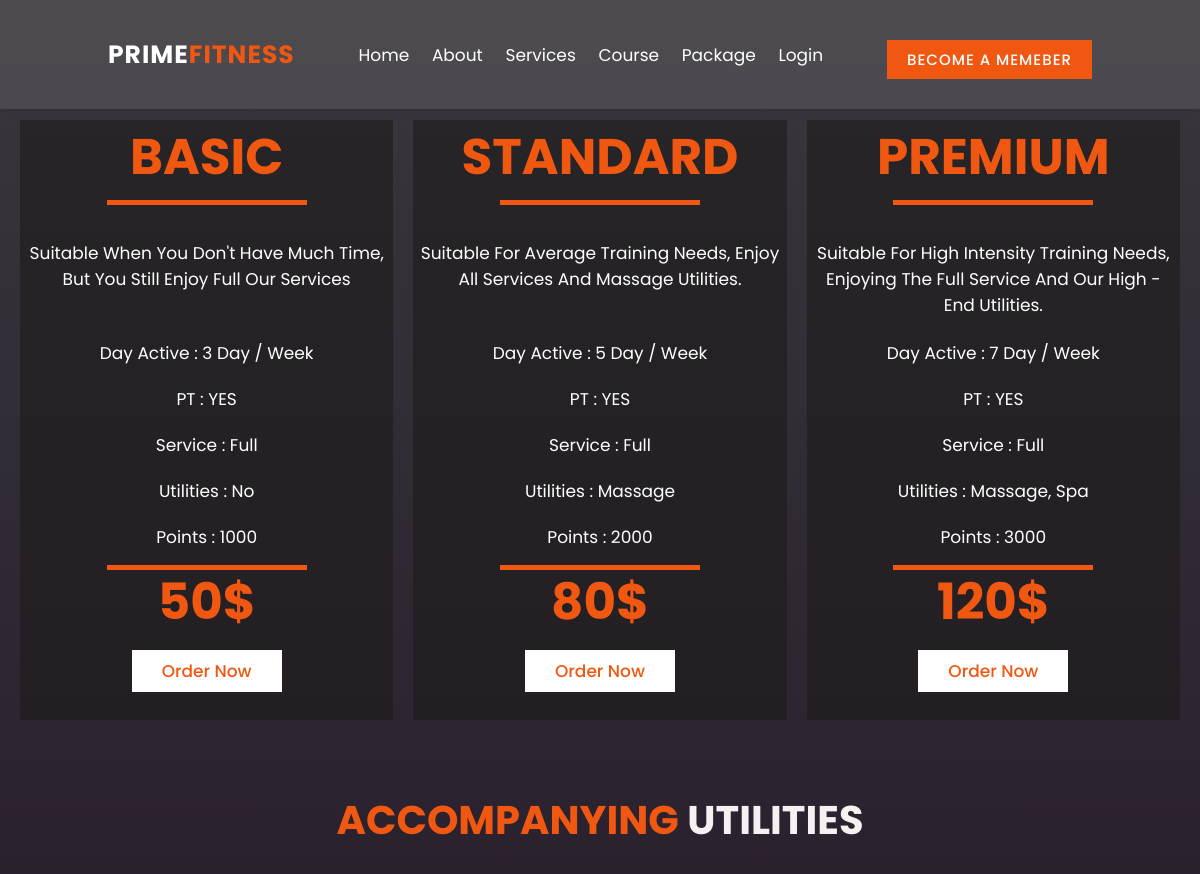
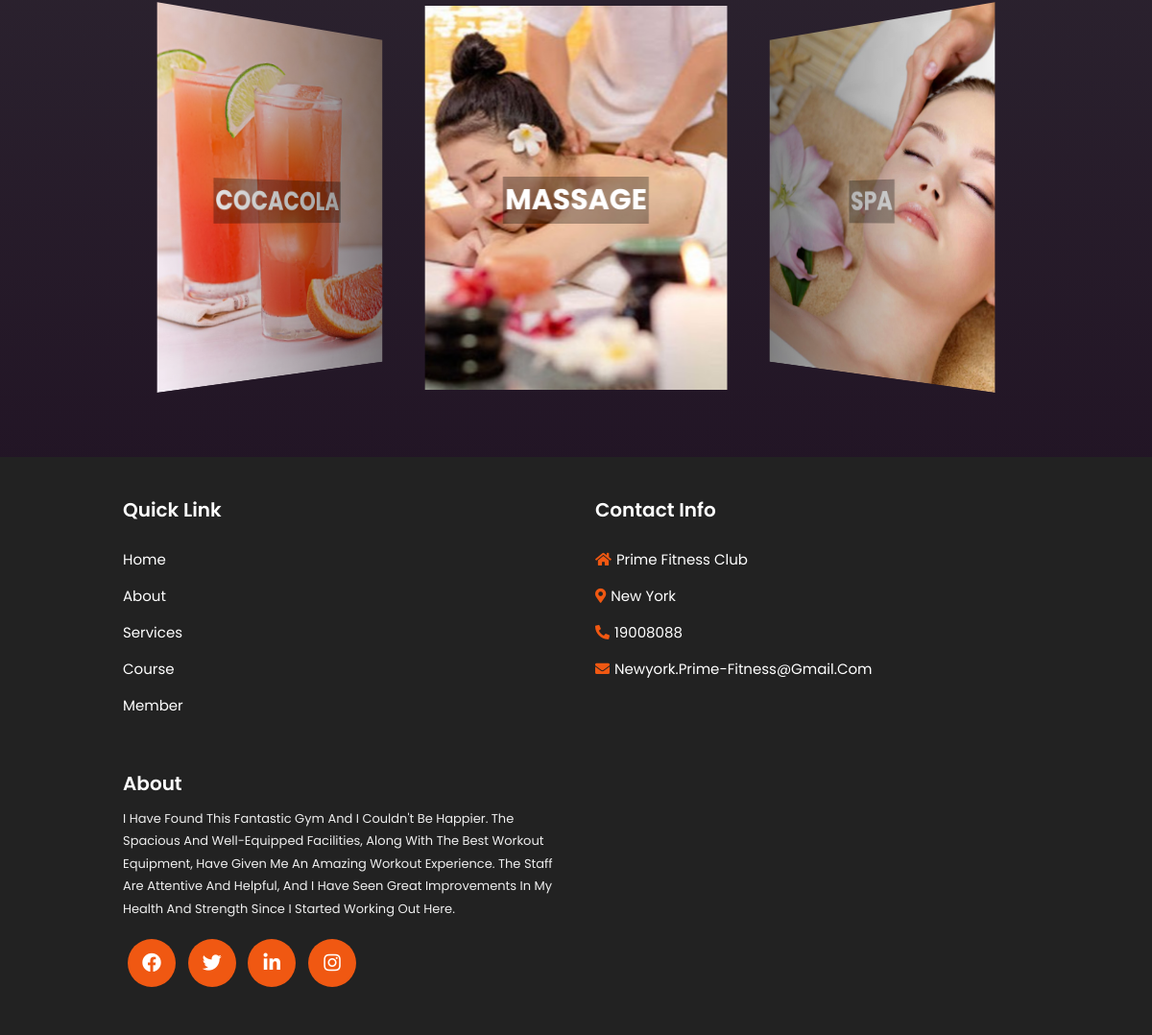
/package.php, run on the app's committed database (2 pictures, top to bottom).
### tables this page shows
CREATE TABLE `package` (
  `package_id` int(11) NOT NULL,
  `name` varchar(50) NOT NULL,
  `mentor` varchar(10) NOT NULL DEFAULT 'YES',
  `points` int(11) NOT NULL,
  `price` int(11) NOT NULL,
  `expiry` int(11) NOT NULL,
  `day_active` int(11) NOT NULL,
  `utilities` varchar(100) NOT NULL,
  `description` varchar(500) NOT NULL,
  `flag` int(11) DEFAULT 1,
  `create_at` datetime DEFAULT NULL,
  `update_at` datetime DEFAULT NULL
);

CREATE TABLE `galery` (
  `galery_id` int(11) NOT NULL,
  `galery_type_id` int(11) NOT NULL,
  `galery_type_name` varchar(50) NOT NULL,
  `item_id` int(11) NOT NULL,
  `item_name` varchar(100) NOT NULL,
  `note` varchar(500) NOT NULL,
  `dir` varchar(200) NOT NULL,
  `img_name` varchar(100) NOT NULL,
  `flag` int(11) DEFAULT 1,
  `create_at` datetime DEFAULT NULL,
  `update_at` datetime DEFAULT NULL
);

CREATE TABLE `utilities` (
  `utilities_id` int(11) NOT NULL,
  `name` varchar(50) NOT NULL,
  `points` int(11) NOT NULL,
  `flag` int(11) DEFAULT 1,
  `create_at` datetime DEFAULT NULL,
  `update_at` datetime DEFAULT NULL
);

CREATE TABLE `branch` (
  `branch_id` int(11) NOT NULL,
  `name` varchar(50) DEFAULT NULL,
  `address` varchar(100) DEFAULT NULL,
  `hotline` varchar(15) DEFAULT NULL,
  `email` varchar(50) NOT NULL,
  `flag` int(11) NOT NULL DEFAULT 1,
  `create_at` datetime DEFAULT NULL,
  `update_at` datetime DEFAULT NULL
);

### package.php (the view, shortened to what this page needs)
<?php
    $user = "";
    $ssid = "";
    $cid = 1;
    $cloggedin = 2;
    if($ssid == TRUE || $cloggedin == $cid) {
        if(isset($_COOKIE["user_name"])) {
            $user = $_COOKIE["user_name"];
        }
    } else {
        $user = "";
    }
?>
<!DOCTYPE html>
<html lang="en">
<head>
    <link rel="stylesheet" href="https://kit.fontawesome.com/83128b721a.css">
    <link rel="stylesheet" href="https://use.fontawesome.com/releases/v5.15.4/css/all.css"/>
    <link rel="stylesheet" href="https://cdn.jsdelivr.net/npm/swiper@8/swiper-bundle.min.css"/>
    <link rel="stylesheet" href="./assets/css/package.css">
</head>
<body >
<header class="header">
        <a href="./index.php" class="logo">Prime<span>Fitness</span></a>
        <nav class="navbar">
            <a href="./index.php">Home</a>
            <a href="./about.php">About</a>
            <a href="./service.php">Services</a>
            <a href="./course.php">Course</a>
            <a href="./package.php">Package</a>
            <?php
                if($user == "") {
                    echo '<a href="./register.php">Login</a>';
                } else {
                    echo '<a href="./logout.php">Logout</a>';
                }
            ?>
        </nav>
        <div class="icons">
            <?php
                if($user == "") {
                    echo '<a href="./register.php" class="btn">Become a memeber</a>';
                } else {
                    echo '<a href="./member.php" class="btn">'.$user.'</a>';
                }
            ?>
        </div>
    </header>
    <section class="home">
        <div class="home-slide">
            <div class="wapper">
                <div class="box">
                    <?php
                        $c = new config;
                        $conn = $c->connect();
                        $sql = "SELECT * FROM package WHERE NOT name = 'NO'";
                        $stmt = $conn->prepare($sql);
                        $stmt->execute();
                        $results = $stmt->fetchAll();
                        $num = 1;
                        foreach($results as $row) {
                            if($user == "") {
                                $order_link = '<a class="btn" href="./register.php"  >Order Now</a>' ;
                            } else {
                                $order_link = '<a href="" class="btn link-order" id="link-order-'.$num.'" >Order Now</a> ';
                                $link = './package.php?order=done&email='.$user.'&package_id='.$row["package_id"].'&name='.$row["name"].'&points='.$row["points"].'';
                            }
                            echo '  <div class="content">
                                        <h1>'.$row["name"].'</h1>
                                        <div><span></span></div>
                                        <p class="des">'.$row["description"].'</p>
                                        <p>Day active : '.$row["day_active"].' day / Week</p>
                                        <p>PT : '.$row["mentor"].'</p>
                                        <p>Service : Full</p>
                                        <p>Utilities : '.$row["utilities"].'</p>
                                        <p>Points : '.$row["points"].'</p>
                                        <div class="button">
                                            <h1>'.$row["price"].'$</h1>
                                            '.$order_link.'
                                        </div>
                                    </div>';
                            $num++;
                        }
                    ?>
                </div>
            </div>
        </div>
    </section>
    <section class="feature">
        <h1 class="heading"><span>accompanying </span>utilities</h1>
        <div class="swiper feature-slider">
            <div class="swiper-wrapper wapper">
                <?php
                    $sql = "select G.dir gdir,G.img_name gimgname,S.name sname FROM galery G INNER JOIN utilities S ON G.item_id = S.utilities_id WHERE G.galery_type_name = 'utilities' AND S.flag = '1';";
                    $stmt = $conn->prepare($sql);
                    $stmt->execute();
                    $results = $stmt->fetchAll();
                    foreach($results as $row) {
                        echo '<div class="swiper-slide box">
                                    <div class="image">
                                        <img src='.$row["gdir"].$row["gimgname"].' alt="">
                                    </div>
                                    <div class="content">
                                        <h3>'.$row["sname"].'</h3>
                                    </div>
                                </div>';
                    }
                ?>
            </div>
        </div>
    </section>
    <section class="footer">
        <div class="box-container">
        <div class="box">
                <h1>quick Link</h1>
                <div class="icon">
                    <a href="./index.php">Home</a>
                    <a href="./about.php">About</a>
                    <a href="./service.php">Services</a>
                    <a href="./course.php">Course</a>
                    <a href="./package.php">Member</a>
                </div>
            </div>
            <?php
                $c = new config;
                $conn = $c->connect();
                $sql = "SELECT name,address,hotline,email FROM branch WHERE address = 'New York'";
                $stmt = $conn->prepare($sql);
                $stmt->execute();
                $results = $stmt->fetchAll();
            ?>
            <div class="box">
                <h1>contact info</h1>
                <div class="icon">
                    <a href="#"><i class="fas fa-home"></i><?php  echo $results[0]["name"]  ?> </a>
                    <a href="#"><i class="fas fa-map-marker-alt"></i><?php  echo $results[0]["address"]  ?> </a>
                    <a href=""><i class="fas fa-phone-alt"></i><?php  echo $results[0]["hotline"]  ?></a>
                    <a href=""><i class="fas fa-envelope"></i><?php  echo $results[0]["email"]  ?></a>
                </div>
            </div>
            <div class="box">
                <h1>about</h1>
                <div class="text">
                    <p>I have found this fantastic gym and I couldn't be happier. The spacious and well-equipped facilities, along with the best workout equipment, have given me an amazing workout experience. The staff are attentive and helpful, and I have seen great improvements in my health and strength since I started working out here.</p>
                </div>
                <div class="icons">
                    <a href=""><i class="fab fa-facebook"></i></a>
                    <a href=""><i class="fab fa-twitter"></i></a>
                    <a href=""><i class="fab fa-linkedin-in"></i></a>
                    <a href=""><i class="fab fa-instagram"></i></a>
                </div>
            </div>
        </div>
    </section>
</body>
</html>

### assets/css/package.css (style rules this page uses)
:root { --main-color: #f05812; --back: #000; --white: #f5f1f1; --light-color: #868e96; }
* { font-family: 'Poppins', sans-serif; margin: 0; padding: 0; box-sizing: border-box; text-decoration: none; outline: none; text-transform: capitalize; transition: all .2s linear; }
html { font-size: 62.5%; scroll-behavior: smooth; overflow-x: hidden; scroll-padding-top: 7rem; }
body { font-family: 'Segoe UI', Tahoma, Geneva, Verdana, sans-serif; background-repeat: no-repeat; background: linear-gradient(180deg,#39373d,#18061b); }
section { padding: 2rem 9%; }
.heading { font-size: 4rem; text-align: center; padding-top: 1rem; padding-bottom: 2rem; color: var(--white); text-transform: uppercase; }
.heading span { text-transform: uppercase; color: var(--main-color); }
.btn { margin-top: 1rem; display: inline-block; padding: 0.8rem 3rem; background: #fff; font-weight: 500; cursor: pointer; color: var(--main-color); font-size: 1.7rem; }
.header { position: fixed; top: 0; left: 0; right: 0; padding: 3rem 9%; display: flex; align-items: center; justify-content: space-between; background-color: rgba(255,255,255,.1); box-shadow: 0rem .1rem .5rem rgba(0,0,0,.1); z-index: 100; }
.header .logo { font-size: 2.5rem; color: #fff; font-weight: bold; text-transform: uppercase; letter-spacing: .1rem; }
.header .logo span { color: var(--main-color); text-transform: uppercase; }
.header .navbar a { font-size: 1.7rem; color: #fff; margin: 0 1rem; }
.header .icons a { font-size: 1.5rem; letter-spacing: .1rem; color: #fff; background-color: var(--main-color); font-weight: 500; text-transform: uppercase; padding: 0.8rem 2rem; border: none; }
.home { padding: 10rem 0 2rem 0; }
.home .home-slide .box { min-height: 60rem; display: flex; gap: 20px; align-items: center; justify-content: center; padding: 2rem; background-size: cover !important; background-position: 50% 30% !important; }
.home .home-slide .content { display: flex; height: 100%; background-color: #1d1b1b94; flex-direction: column; text-align: center; width: 40rem;; max-width: 70rem; min-width: 30rem; min-height: 60rem; align-items: center; }
.home .home-slide .content h1 { font-size: 5rem; color: var(--main-color); text-transform: uppercase; transition-delay: .2s; }
.home .home-slide .content div { height: .5rem; width: 20rem; margin: .5rem 0 2.5rem 0; background-color: var(--main-color); }
.home .home-slide .content p { font-size: 1.7rem; color: #fff; padding: 1rem 0.5rem; transition-delay: .4s; }
.home .home-slide .content .des { height: 10rem;; }
.feature { background-size: cover !important; background-position: 50% 30% !important; }
.feature .heading { max-width: 1400px; margin: 0 auto; }
.feature .feature-slider { max-width: 1400px; padding-bottom: 4rem; }
.feature .feature-slider .box { position: relative; text-align: center; overflow: hidden; margin: 1rem 0; }
.feature .feature-slider .box .image { height: 40rem; width: 100%; overflow: hidden; }
.feature .feature-slider .box .image img { height: 100%; width: 100%; object-fit: cover; }
.feature .feature-slider .box .content { padding: 1rem 0; position: absolute; top: 50%; left: 50%; transform: translate(-50%, -50%); align-items: center; }
.feature .feature-slider .box .content h3 { font-size: 3rem; font-weight: bold; color: #fff; text-transform: uppercase; background: rgba(0,0,0,.3); padding: 0.2rem; margin-top: 0.5rem; }
.footer { background: #222; }
.footer .box-container { display: grid; grid-template-columns: repeat(auto-fit, minmax(35rem, 1fr)); }
.footer .box-container .box { padding: 2rem; }
.footer .box-container .box h1 { font-size: 2rem; color: #fff; font-weight: 600; padding-bottom: 1rem; }
.footer .box-container .box .text { color: #eee; font-size: 1.3rem; font-weight: normal; line-height: 1.8; padding-bottom: 1rem; }
.footer .box-container .box .icons { padding: 1rem 0; }
.footer .box-container .box .icons a i { height: 5rem; width: 5rem; line-height: 5rem; background: var(--main-color); text-align: center; font-size: 2rem; border-radius: 50%; margin: 0 .5rem; color: #fff; }
.footer .box-container .box .icon a { display: block; color: #fff; font-size: 1.5rem; margin: 1.5rem 0; }
.footer .box-container .box .icon a i { margin-right: 0.5rem; color: var(--main-color); }

### data on the page
package: name "BASIC", description "Suitable When You Don't Have Much Time, But You Still Enjoy Full Our Services", day_active "3", mentor "YES", utilities "No", points "1000", price "50"
package: name "STANDARD", description "Suitable For Average Training Needs, Enjoy All Services And Massage Utilities.", day_active "5", mentor "YES", utilities "Massage", points "2000", price "80"
package: name "PREMIUM", description "Suitable For High Intensity Training Needs, Enjoying The Full Service And Our High -End Utilities.", day_active "7", mentor "YES", utilities "Massage, Spa", points "3000", price "120"
galery: dir+img_name (picture), utilities.name "MASSAGE"
galery: dir+img_name (picture), utilities.name "SPA"
galery: dir+img_name (picture), utilities.name "COCACOLA"
branch: name "Prime Fitness Club", address "New York", hotline "19008088", email "Newyork.prime-Fitness@gmail.com"
